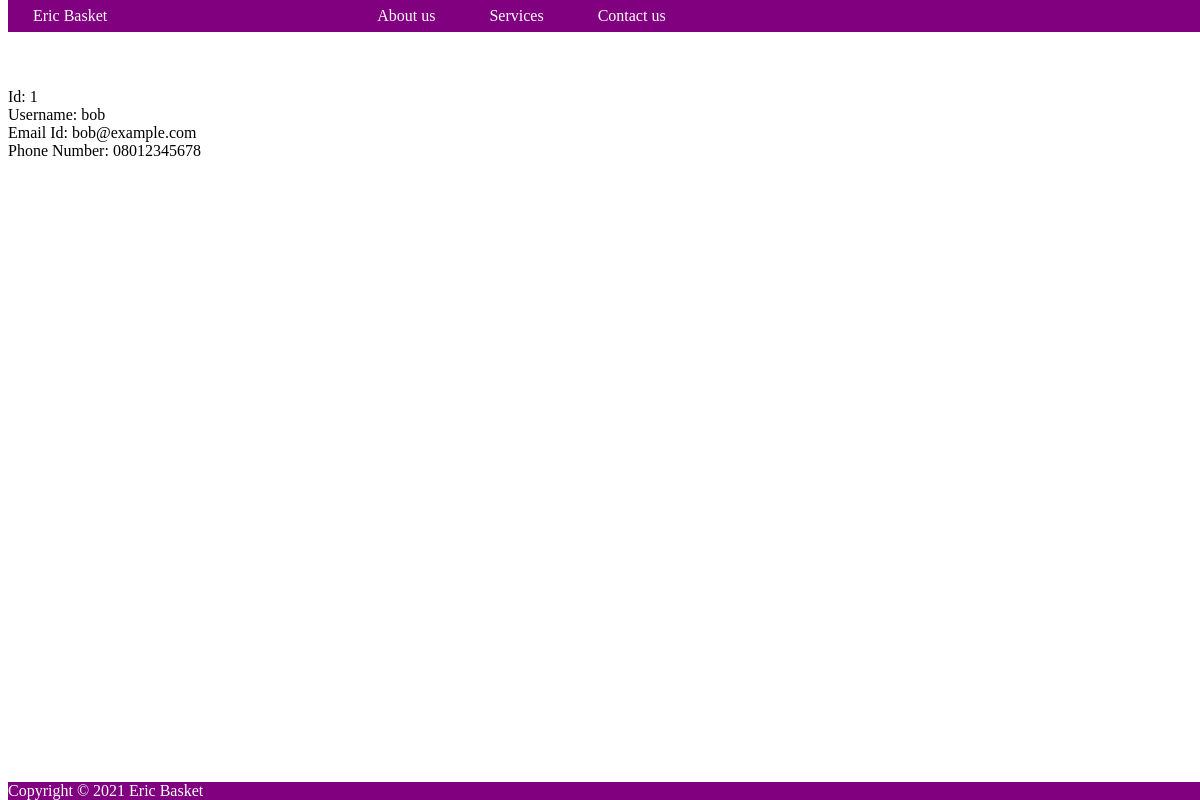
The page /userdetail/1/ on the database its author committed.
### project_app1/models.py (models this page shows, shortened)
class RegisteredUser(models.Model):
    name = models.CharField(max_length=100)
    emailid = models.CharField(max_length=100)
    phoneNum = models.CharField(blank=True, null=True, max_length=20)
    password = models.CharField(max_length=30)

### project_app1/views.py (the view)
# urls.py: path("userdetail/<int:pk>/", views.UserDetailView.as_view(template_name="user_detail.html"), name="userdetail"),
class UserDetailView(DetailView):
    model = RegisteredUser

### project_app1/templates/user_detail.html (shortened to what this page needs)
{% extends 'base.html' %}
    {% block content %}
        Id: {{ object.id }}<br>
        Username: {{ object.name }}<br>
        Email Id: {{ object.emailid }}<br>
        Phone Number: {{ object.phoneNum }}<br>
    {% endblock content %}

### project_app1/templates/base.html (style rules this page uses)
body { padding-top: 80px; padding-bottom: 80px; }

### rows shown on the page
RegisteredUser: id "1", name "bob", emailid "bob@example.com", phoneNum "08012345678"
